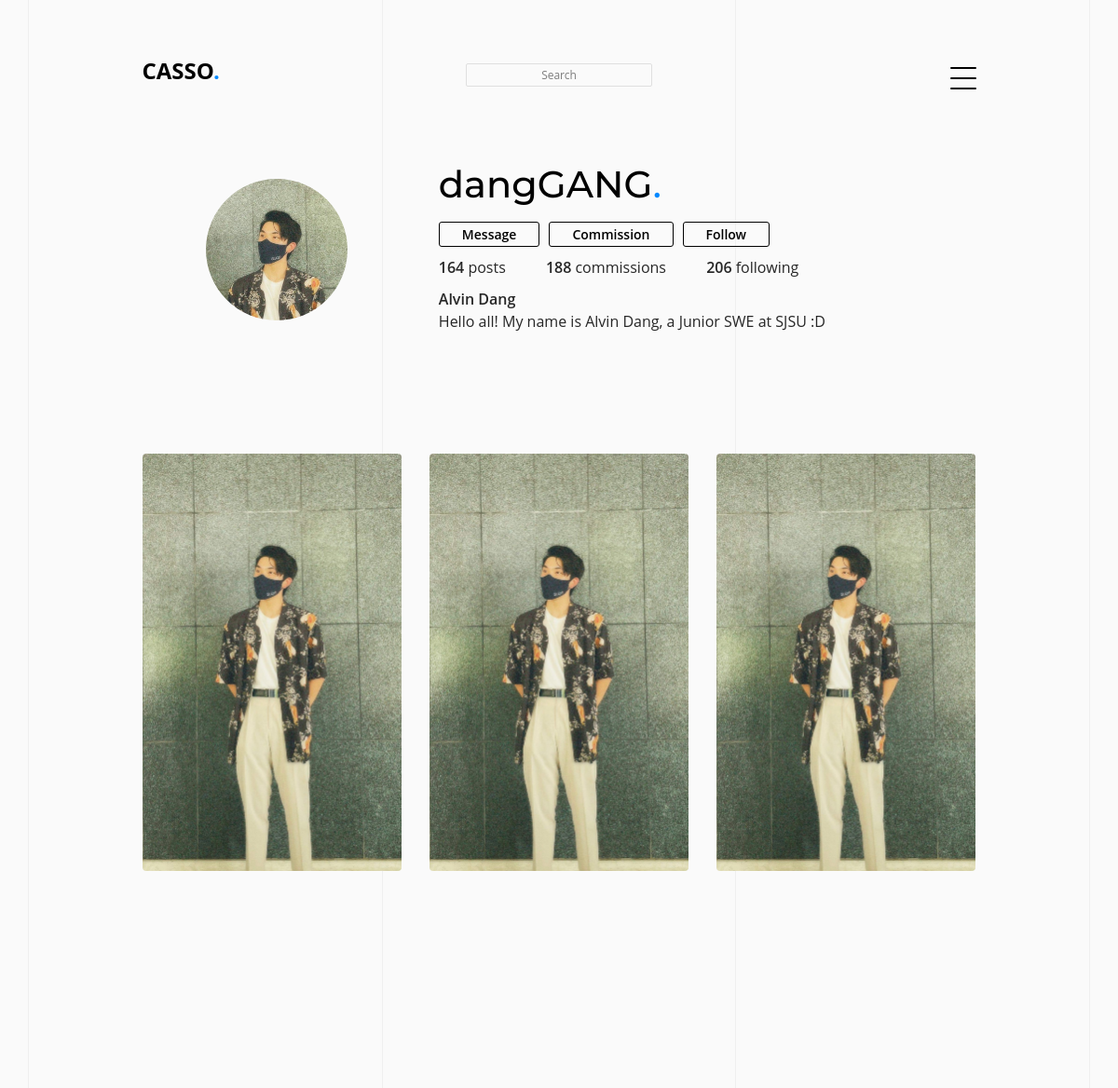
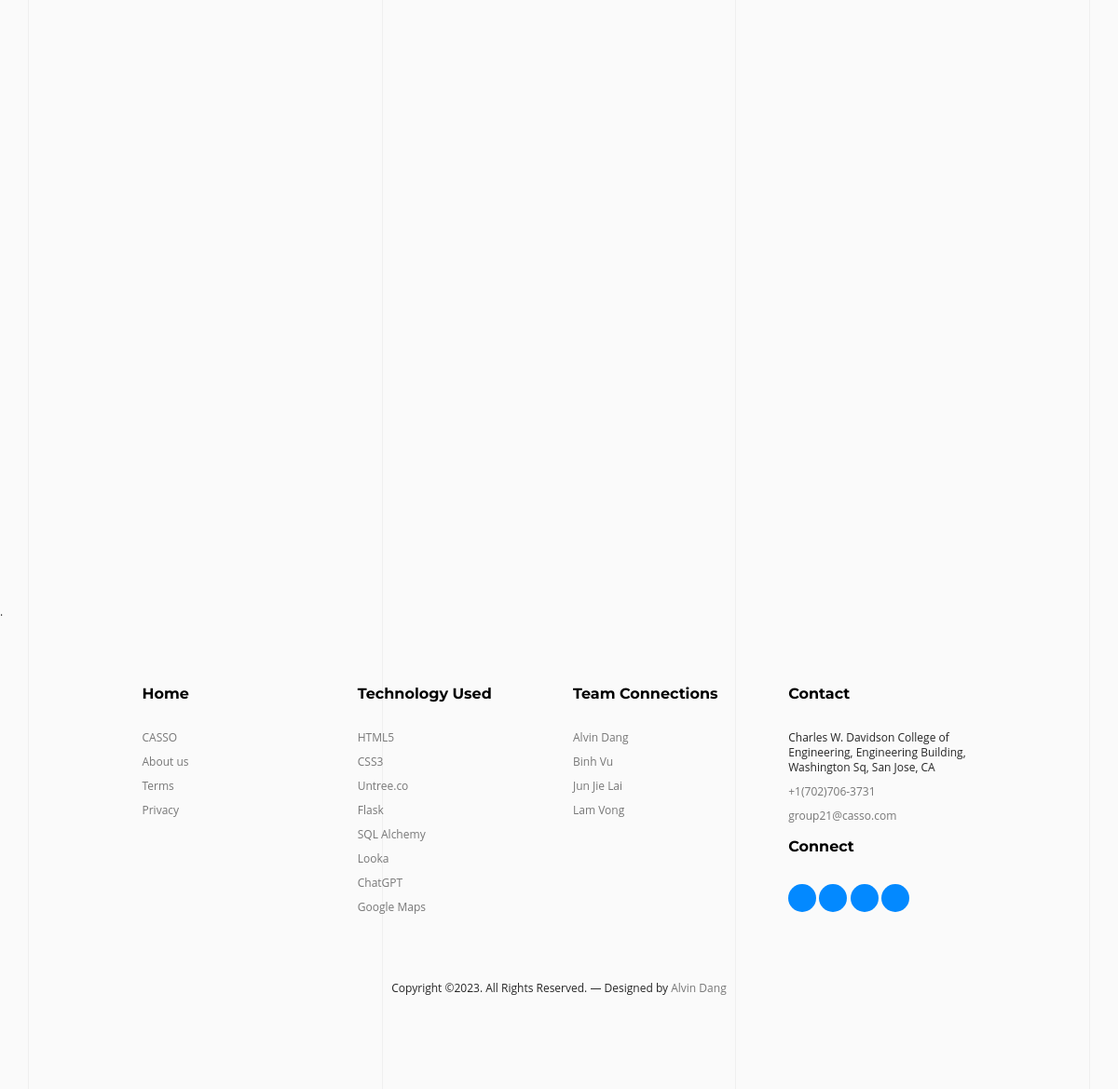
The app's page /user/2 (signed in) with its own data (2 pictures, top to bottom).
### app/models.py (models this page shows, shortened)
class User(UserMixin, db.Model):
    id = db.Column(db.Integer, primary_key=True)
    full_name = db.Column(db.String(80), nullable=False)
    username = db.Column(db.String(80), unique=True, nullable=False)
    email = db.Column(db.String(120), unique=True, nullable=False)
    password = db.Column(db.String(60), nullable=False)
    biography = db.Column(db.String(255))
    profile_picture = db.Column(db.String(255), default='default.jpg')
    def get(user_id):
        return User.query.get(int(user_id))
    def is_following(self, user):
        return self.following.filter_by(followed_id=user.id).first() is not None
    posts = db.relationship('Post', backref='user', lazy=True, cascade='all, delete-orphan')
    '''commission_requests_sent = db.relationship('CommissionRequest',
        foreign_keys='CommissionRequest.sender_id',
        backref=db.backref('requesting_user', lazy='dynamic', uselist=True, back_populates='sender')
    )
    commission_requests_received = db.relationship('CommissionRequest',
        foreign_keys='CommissionRequest.receiver_id',
        backref=db.backref('commissioned_user', lazy='dynamic', uselist=True, back_populates='receiver')
    )'''
    commission_requests_sent = db.relationship('CommissionRequest',
        foreign_keys='CommissionRequest.sender_id',
        back_populates='sender',
        lazy='dynamic',
        cascade='all, delete-orphan')
    commission_requests_received = db.relationship('CommissionRequest',
        foreign_keys='CommissionRequest.receiver_id',
        back_populates='receiver',
        lazy='dynamic',
        cascade='all, delete-orphan')
    messages_sent = db.relationship('Message',
        foreign_keys='Message.sender_id',
        backref='sent_messages',
        lazy='dynamic',
        overlaps="sent_messages",
        cascade='all, delete-orphan')
    messages_received = db.relationship('Message',
        foreign_keys='Message.receiver_id',
        backref='received_messages',
        lazy='dynamic',
        overlaps="received_messages",
        cascade='all, delete-orphan')
    '''chat_sessions_as_user1 = db.relationship('ChatSession',
        foreign_keys='ChatSession.user1_id', backref='user1', lazy='dynamic')
    chat_sessions_as_user2 = db.relationship('ChatSession',
        foreign_keys='ChatSession.user2_id', backref='user2', lazy='dynamic')

    likes = db.relationship('Like', backref='user', lazy='dynamic') # One to many

    followers = db.relationship('Follow', foreign_keys='Follow.followed_id', backref='followed', lazy='dynamic')
    following = db.relationship('Follow', foreign_keys='Follow.follower_id', backref='follower', lazy='dynamic')

    notifications = db.relationship('Notification', backref='user', lazy='dynamic')'''
    chat_sessions_as_user1 = db.relationship('ChatSession',
        foreign_keys='ChatSession.user1_id',
        backref='user1',
        lazy='dynamic',
        cascade='all, delete-orphan')
    chat_sessions_as_user2 = db.relationship('ChatSession',
        foreign_keys='ChatSession.user2_id',
        backref='user2',
        lazy='dynamic',
        cascade='all, delete-orphan')
    followers = db.relationship('Follow', foreign_keys='Follow.followed_id',
        backref='followed',
        lazy='dynamic',
        cascade='all, delete-orphan')
    following = db.relationship('Follow', foreign_keys='Follow.follower_id',
        backref='follower',
        lazy='dynamic',
        cascade='all, delete-orphan')

class Post(db.Model):
    id = db.Column(db.Integer, primary_key=True)
    title = db.Column(db.String(255), nullable=False)
    image = db.Column(db.String(255), nullable=False)
    user_id = db.Column(db.Integer, db.ForeignKey('user.id'), nullable=False)
    created_at = db.Column(db.TIMESTAMP, default=db.func.current_timestamp())
    def image_url(self):
        return url_for('static', filename=f'images/userPosts/{self.image}')
    likes = db.relationship('Like', backref='post', lazy='dynamic') # One to many

### app/routes.py (the view)
@bp.route('/user/<int:user_id>')
def user(user_id):
    user = User.query.get(user_id)
    user_posts = user.posts  # Get the user's posts
    name = user.full_name
    username = user.username
    bio = user.biography
    profile_pic = user.profile_picture
    return render_template('view-profile.html', user=user, user_posts=user_posts, name=name, username=username, bio=bio, profile_pic=profile_pic)

### run.py (called while the page is built)
@login_manager.user_loader
def load_user(user_id):
    from app.models import User
    return User.get(user_id)

### templates/view-profile.html (shortened to what this page needs)
{% extends "base.html" %}
{% block content %}
    <link rel="stylesheet" href="{{ url_for('static', filename='css/view-profile.css') }}">
    <div class="untree_co-section pb-0" id="home-section">
        <div class="container">
            <div class="profile">
                <div class="profile-image">
                    <img class="prof-pic" src="{{ url_for('static', filename='images/userPhotos/' + profile_pic) }}" alt="">
                </div>
                    <div class="profile-user-settings">
                        <h1 class="heading gsap-reveal-hero mb-3"> {{ username }}<span class="text-primary">.</span></h1>
                        {% if current_user.id == user.id %}
                            <a href="profile-settings">
                                <button class="btn profile-edit-btn float-right">Edit Profile</button>
                            </a>
						{% else %}
							<div class="button-container">
								<a href="{{ url_for('main.message_user', receiver_id=user.id) }}">
									<button class="btn profile-message-btn">Message</button>
								</a>
								<a href="{{ url_for('main.commission_request', receiver_id=user.id) }}">
									<button class="btn profile-commission-btn">Commission</button>
								</a>
								{% if current_user.is_following(user) %}
									<form action="{{ url_for('main.unfollow_user', user_id=user.id) }}" method="post">
										<button class="btn profile-follow-btn" type="submit">Unfollow</button>
									</form>
								{% else %}
									<form action="{{ url_for('main.follow_user', user_id=user.id) }}" method="post">
										<button class="btn profile-follow-btn" type="submit">Follow</button>
									</form>
								{% endif %}
							</div>
                        {% endif %}
                    </div>
                <div class="profile-stats">
                    <ul>
                        <li><span class="profile-stat-count">164</span> posts</li>
                        <li><span class="profile-stat-count">188</span> commissions</li>
                        <li><span class="profile-stat-count">206</span> following</li>
                    </ul>
                </div>
                <div class="profile-bio">
                    <p><span class="profile-real-name">{{ name }}</span><br>{{ bio }}</p>
                </div>
            </div>
        </div>
    </div>
  <div class="untree_co-section untree_co-section-4 pb-0"  id="portfolio-section">
    <div class="container">
      <div class="portfolio-wrapper">
        <div id="posts" class="row">
          {% for post in user_posts %}
            <div class="item web branding col-sm-6 col-md-6 col-lg-4 isotope-mb-2">
              <a href="{{ url_for('main.user', user_id=post.user.id) }}" class="portfolio-item isotope-item gsap-reveal-img" data-id="{{ post.id }}">
                <img src="{{ post.image_url() }}" class="lazyload img-fluid" alt="Images" />
                </a>
            </div>
          {% endfor %}
        </div>
      </div>
      </div>
    </div>
{% endblock %}

### templates/base.html (shortened to what this page needs)
<!doctype html>
<html lang="en">
<head>
  <link rel="stylesheet" href="{{ url_for('static', filename='css/bootstrap.min.css') }}">
  <link rel="stylesheet" href="{{ url_for('static', filename='css/owl.carousel.min.css') }}">
  <link rel="stylesheet" href="{{ url_for('static', filename='css/owl.theme.default.min.css') }}">
  <link rel="stylesheet" href="{{ url_for('static', filename='css/jquery.fancybox.min.css') }}">
  <link rel="stylesheet" href="{{ url_for('static', filename='fonts/icomoon/style.css') }}">
  <link rel="stylesheet" href="{{ url_for('static', filename='fonts/flaticon/font/flaticon.css') }}">
  <link rel="stylesheet" href="{{ url_for('static', filename='css/aos.css') }}">
  <link rel="stylesheet" href="{{ url_for('static', filename='css/style.css') }}">
</head>
<body data-spy="scroll" data-target=".site-navbar-target" data-offset="100">
    <div class="lines-wrap">
        <div class="lines-inner">
          <div class="lines"></div>
        </div>
    </div>
  <nav class="site-nav dark mb-5 site-navbar-target">
    <div class="container">
      <div class="site-navigation">
        <a href="/" class="logo m-0">CASSO<span class="text-primary">.</span></a>
        <input type="text" class="search-box" placeholder="search">
        <a href="#" class="burger ml-auto float-right site-menu-toggle js-menu-toggle d-inline-block d-lg-inline-block" data-toggle="collapse" data-target="#main-navbar">
          <span></span>
        </a>
      </div>
    </div>
  </nav>
    {% block content %}{% endblock %}.
    <div class="site-footer">
        <div class="container">
        <div class="row">
            <div class="col-lg-3">
            <div class="widget">
                <h3>Home</h3>
                <ul class="list-unstyled float-left links">
                <li><a href="/">CASSO</a></li>
                <li><a href="/#about-section">About us</a></li>
                <li><a href="#">Terms</a></li>
                <li><a href="#">Privacy</a></li>
                </ul>
            </div>
            </div>
            <div class="col-lg-3">
            <div class="widget">
                <h3>Technology Used</h3>
                <ul class="list-unstyled float-left links">
                <li><a href="#">HTML5</a></li>
                <li><a href="#">CSS3</a></li>
                <li><a href="#">Untree.co</a></li>
                <li><a href="#">Flask</a></li>
                <li><a href="#">SQL Alchemy</a></li>
                <li><a href="#">Looka</a></li>
                <li><a href="#">ChatGPT</a></li>
                <li><a href="#">Google Maps</a></li>
                </ul>
            </div>
            </div>
            <div class="col-lg-3">
            <div class="widget">
                <h3>Team Connections</h3>
                <ul class="list-unstyled float-left links">
                <li><a href="/#alvin-card">Alvin Dang</a></li>
                <li><a href="/#binh-card">Binh Vu</a></li>
                <li><a href="/#jun-card">Jun Jie Lai</a></li>
                <li><a href="/#lam-card">Lam Vong</a></li>
                </ul>
            </div>
            </div>
            <div class="col-lg-3">
            <div class="widget">
                <h3>Contact</h3>
                <address>Charles W. Davidson College of Engineering, Engineering Building, Washington Sq,
                San Jose, CA</address>
                <ul class="list-unstyled links mb-4">
                <li><a href="tel://11234567890">+1(702)706-3731</a></li>
                <li><a href="mailto:info@mydomain.com">group21@casso.com</a></li>
                </ul>
                <h3>Connect</h3>
                <ul class="list-unstyled social">
                <li><a href="#"><span class="icon-instagram"></span></a></li>
                <li><a href="#"><span class="icon-twitter"></span></a></li>
                <li><a href="#"><span class="icon-facebook"></span></a></li>
                <li><a href="#"><span class="icon-linkedin"></span></a></li>
                </ul>
            </div>
            </div>
        </div>
        <div class="row mt-5">
            <div class="col-12 text-center">
            <p class="mb-0">Copyright &copy;. All Rights Reserved. &mdash; Designed by <a href="https://www.linkedin.com/in/alvinmpdang/">
                Alvin Dang</a>
            </p>
            </div>
        </div>
        </div>
    </div>
    </body>
</html>

### static/css/view-profile.css (style rules this page uses)
:root { font-size: 10px; }
*, *::before, *::after { box-sizing: border-box; }
body { font-family: "Open Sans", Arial, sans-serif; min-height: 100vh; background-color: #fafafa; color: #262626; padding-bottom: 3rem; }
img { display: block; }
.container { max-width: 93.5rem; margin: 0 auto; padding: 0 2rem; }
.btn { display: inline-block; font: inherit; background: none; border: none; color: inherit; padding: 0; cursor: pointer; }
.btn.profile-message-btn { color: black; background: transparent; border-color: black; }
.btn.profile-commission-btn { color: black; background: transparent; border-color: black; }
.btn.profile-follow-btn { color: black; background: transparent; border-color: black; }
.profile { padding: 5rem 0; }
.profile::after { content: ""; display: block; clear: both; }
.profile-image { float: left; width: calc(33.333% - 1rem); display: flex; justify-content: center; align-items: center; margin-right: 3rem; }
.profile-image img { border-radius: 50%; }
.prof-pic { width: 152px; height: 152px; object-fit: cover; }
.profile-message-btn { margin-right: 10px; }
.profile-commission-btn { margin-right: 10px; }
.profile-follow-btn { margin-right: 10px; }
.button-container { display: flex; height: auto; width: fit-content; margin-bottom: 10px; }
.profile-user-settings, .profile-stats, .profile-bio { float: left; width: calc(66.666% - 2rem); }
h1.heading.gsap-reveal-hero.mb-3 { width: 300px; height: 60px; }
.profile-user-settings { margin-top: 1.1rem; }
.profile-message-btn { font-size: 1.4rem; line-height: 1.8; border: 0.1rem solid #dbdbdb; border-radius: 0.3rem; padding: 0 2.4rem; }
.profile-commission-btn { font-size: 1.4rem; line-height: 1.8; border: 0.1rem solid #dbdbdb; border-radius: 0.3rem; padding: 0 2.4rem; }
.profile-follow-btn { font-size: 1.4rem; line-height: 1.8; border: 0.1rem solid #dbdbdb; border-radius: 0.3rem; padding: 0 2.4rem; }
.profile-user-settings { position: relative; }
.profile-stats { margin-top: 2.3rem; }
.profile-stats li { display: inline-block; font-size: 1.6rem; line-height: 1.5; margin-right: 4rem; cursor: pointer; }
.profile-stats li:last-of-type { margin-right: 0; }
.profile-bio { font-size: 1.6rem; font-weight: 400; line-height: 1.5; margin-top: 2.3rem; }
.profile-real-name, .profile-stat-count, .profile-edit-btn { font-weight: 600; }
.profile-real-name, .profile-stat-count, .profile-message-btn { font-weight: 600; }
.profile-real-name, .profile-stat-count, .profile-commission-btn { font-weight: 600; }
.profile-real-name, .profile-stat-count, .profile-follow-btn { font-weight: 600; }

### records on screen
User: profile_picture (picture), username "dangGANG", full_name "Alvin Dang", biography "Hello all! My name is Alvin Dang, a Junior SWE at SJSU :D"
Post: image_url (picture)
Post: image_url (picture)
Post: image_url (picture)
